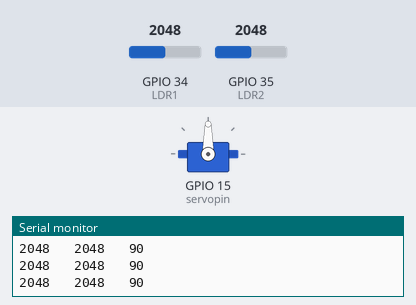
Bench run of a sketch on a simulated ESP32. On the bench: servo, the last lines printed to the serial monitor. The inputs (shaded band) are chosen by the test bench; at power-on: GPIO 34 (LDR1) = 2048, GPIO 35 (LDR2) = 2048.

Above: at 2.2 s.
2.3 s: GPIO 34 (LDR1) set to 1952
5.3 s: GPIO 34 (LDR1) set to 1848
At 6.11 s:
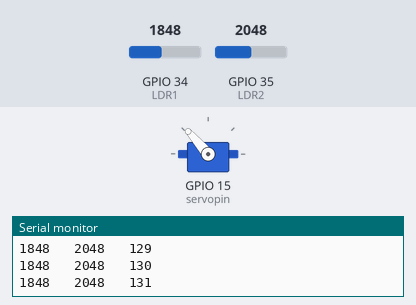
At 8.0 s:
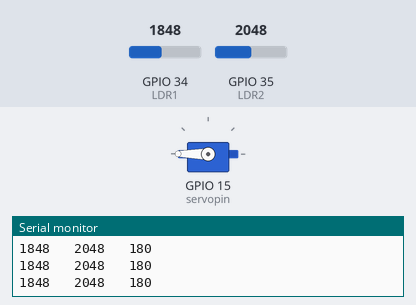
8.3 s: GPIO 35 (LDR2) set to 1736
9.8 s: GPIO 35 (LDR2) set to 1631
At 10.31 s:
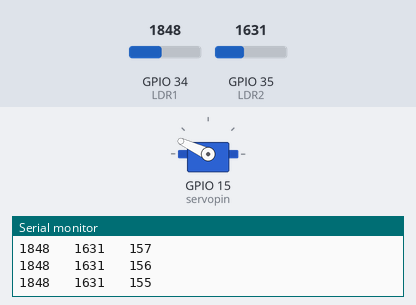
12.8 s: GPIO 34 (LDR1) set to 1538
14.3 s: GPIO 34 (LDR1) set to 1449
At 14.79 s:
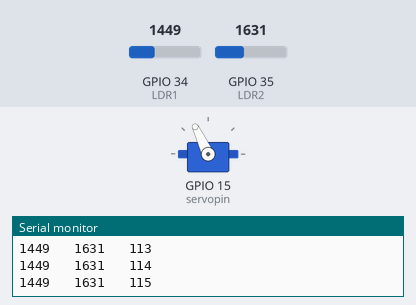
Timing chart, 0 to 17.6 s (numbered marks = the images above; inputs shaded):
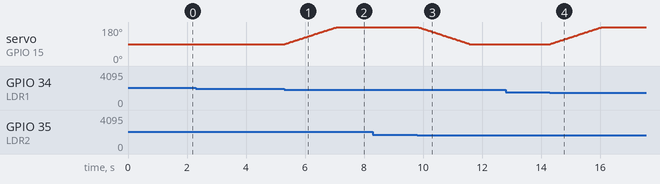

The sketch:

newtracker.ino
```cpp
//Include the servo motor library
#include <Servo_ESP32.h>
//Define the LDR sensor pins
#define LDR1 34
#define LDR2 35
//Define the error value. You can change it as you like
#define error 150
//Starting point of the servo motor
int Spoint =  90;
//Create an object for the servo motor
Servo_ESP32 servo;

int servopin = 15;
int maxrotate = 180;
int minrotate = 90;

  unsigned long startTime = 0;        // millis counter
  unsigned long servomove = 0;        //
  unsigned long servoTime = 0;

void setup() {
  Serial.begin(9600);
  millis(); //initialize millis start time
//Include servo motor PWM pin
  servo.attach(servopin);
//Set the starting point of the servo
  servo.write(Spoint);
  delay(1000);
}

void loop() {

  servoTime = millis();


if (servoTime > servomove){
  servomove = startTime + 15;

//Get the LDR sensor value
  int ldr1 = analogRead(LDR1);
//Get the LDR sensor value
  int ldr2 = analogRead(LDR2);

//Get the difference of these values
  int value1 = abs(ldr1 - ldr2);
  int value2 = abs(ldr2 - ldr1);

//Check these values using a IF condition
  if ((value1 <= error) || (value2 <= error)) {

  } else {
    if (ldr1 > ldr2) {
      Spoint = --Spoint;
        if (Spoint < minrotate){
          Spoint = minrotate;
        }
    }
    if (ldr1 < ldr2) {
        Spoint = ++Spoint;
    }
    if (Spoint > maxrotate){
      Spoint = maxrotate;
    }
  }
//Write values on the servo motor
  servo.write(Spoint);
//  delay(15);
  Serial.print(ldr1);
  Serial.print("   ");
  Serial.print(ldr2);
  Serial.print("   ");
  Serial.println(Spoint);
}

}
```

Measured:
- the behaviour switches between 1898 and 1897 on GPIO 34 (LDR1) (found by bisection; images 0 and 1)
- the behaviour switches between 1698 and 1697 on GPIO 35 (LDR2) (found by bisection; images 2 and 3)
- the behaviour switches between 1481 and 1480 on GPIO 34 (LDR1) (found by bisection; images 3 and 4)
- after the input at 5.3 s, servo on GPIO 15 (servopin): moves from 90° to 180° over 1.8 s, starting at once
- after the input at 9.8 s, servo on GPIO 15 (servopin): moves from 180° to 90° over 1.8 s, starting at once
- after the input at 14.3 s, servo on GPIO 15 (servopin): moves from 90° to 180° over 1.8 s, starting at once
